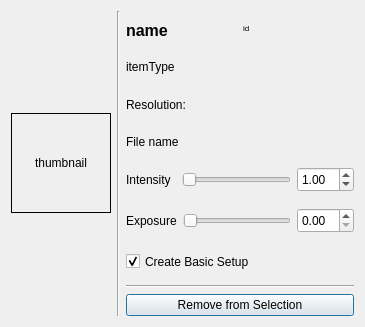
<?xml version="1.0" encoding="UTF-8"?>
<ui version="4.0">
 <class>Dialog</class>
 <widget class="QDialog" name="Dialog">
  <property name="geometry">
   <rect>
    <x>0</x>
    <y>0</y>
    <width>365</width>
    <height>327</height>
   </rect>
  </property>
  <property name="windowTitle">
   <string>Dialog</string>
  </property>
  <layout class="QVBoxLayout" name="verticalLayout_2">
   <item>
    <layout class="QHBoxLayout" name="horizontalLayout">
     <item>
      <widget class="QLabel" name="thumbnail">
       <property name="minimumSize">
        <size>
         <width>100</width>
         <height>50</height>
        </size>
       </property>
       <property name="maximumSize">
        <size>
         <width>200</width>
         <height>100</height>
        </size>
       </property>
       <property name="frameShape">
        <enum>QFrame::Box</enum>
       </property>
       <property name="text">
        <string>thumbnail</string>
       </property>
       <property name="alignment">
        <set>Qt::AlignCenter</set>
       </property>
       <property name="margin">
        <number>2</number>
       </property>
      </widget>
     </item>
     <item>
      <widget class="Line" name="line">
       <property name="orientation">
        <enum>Qt::Vertical</enum>
       </property>
      </widget>
     </item>
     <item>
      <layout class="QVBoxLayout" name="verticalLayout">
       <item>
        <layout class="QHBoxLayout" name="horizontalLayout_2">
         <item>
          <widget class="QLabel" name="nameLabel">
           <property name="minimumSize">
            <size>
             <width>100</width>
             <height>35</height>
            </size>
           </property>
           <property name="maximumSize">
            <size>
             <width>16777215</width>
             <height>30</height>
            </size>
           </property>
           <property name="font">
            <font>
             <pointsize>12</pointsize>
             <weight>75</weight>
             <bold>true</bold>
            </font>
           </property>
           <property name="text">
            <string>name</string>
           </property>
          </widget>
         </item>
         <item>
          <widget class="QLabel" name="idLabel">
           <property name="minimumSize">
            <size>
             <width>100</width>
             <height>0</height>
            </size>
           </property>
           <property name="maximumSize">
            <size>
             <width>16777215</width>
             <height>30</height>
            </size>
           </property>
           <property name="font">
            <font>
             <pointsize>6</pointsize>
             <weight>50</weight>
             <bold>false</bold>
            </font>
           </property>
           <property name="text">
            <string>id</string>
           </property>
          </widget>
         </item>
        </layout>
       </item>
       <item>
        <layout class="QHBoxLayout" name="horizontalLayout_8">
         <item>
          <widget class="QLabel" name="itemTypeLabel">
           <property name="text">
            <string>itemType</string>
           </property>
          </widget>
         </item>
         <item>
          <spacer name="horizontalSpacer_3">
           <property name="orientation">
            <enum>Qt::Horizontal</enum>
           </property>
           <property name="sizeHint" stdset="0">
            <size>
             <width>40</width>
             <height>20</height>
            </size>
           </property>
          </spacer>
         </item>
        </layout>
       </item>
       <item>
        <layout class="QHBoxLayout" name="horizontalLayout_3">
         <item>
          <widget class="QLabel" name="label">
           <property name="minimumSize">
            <size>
             <width>50</width>
             <height>35</height>
            </size>
           </property>
           <property name="text">
            <string>Resolution:</string>
           </property>
          </widget>
         </item>
         <item>
          <widget class="QLabel" name="resolutionLabel">
           <property name="minimumSize">
            <size>
             <width>50</width>
             <height>35</height>
            </size>
           </property>
           <property name="text">
            <string>&lt;selection&gt;</string>
           </property>
          </widget>
         </item>
         <item>
          <spacer name="horizontalSpacer">
           <property name="orientation">
            <enum>Qt::Horizontal</enum>
           </property>
           <property name="sizeHint" stdset="0">
            <size>
             <width>40</width>
             <height>20</height>
            </size>
           </property>
          </spacer>
         </item>
        </layout>
       </item>
       <item>
        <layout class="QHBoxLayout" name="horizontalLayout_9">
         <item>
          <widget class="QLabel" name="fileNameLabel">
           <property name="text">
            <string>File name</string>
           </property>
          </widget>
         </item>
         <item>
          <spacer name="horizontalSpacer_4">
           <property name="orientation">
            <enum>Qt::Horizontal</enum>
           </property>
           <property name="sizeHint" stdset="0">
            <size>
             <width>40</width>
             <height>20</height>
            </size>
           </property>
          </spacer>
         </item>
        </layout>
       </item>
       <item>
        <layout class="QHBoxLayout" name="horizontalLayout_5">
         <item>
          <widget class="QLabel" name="label_3">
           <property name="minimumSize">
            <size>
             <width>50</width>
             <height>35</height>
            </size>
           </property>
           <property name="text">
            <string>Intensity</string>
           </property>
          </widget>
         </item>
         <item>
          <widget class="QSlider" name="intensityQSlider">
           <property name="minimumSize">
            <size>
             <width>100</width>
             <height>0</height>
            </size>
           </property>
           <property name="maximum">
            <number>100</number>
           </property>
           <property name="orientation">
            <enum>Qt::Horizontal</enum>
           </property>
          </widget>
         </item>
         <item>
          <widget class="QDoubleSpinBox" name="instensityQSpinBox">
           <property name="minimumSize">
            <size>
             <width>50</width>
             <height>25</height>
            </size>
           </property>
           <property name="singleStep">
            <double>0.100000000000000</double>
           </property>
           <property name="value">
            <double>1.000000000000000</double>
           </property>
          </widget>
         </item>
        </layout>
       </item>
       <item>
        <layout class="QHBoxLayout" name="horizontalLayout_4">
         <item>
          <widget class="QLabel" name="label_4">
           <property name="minimumSize">
            <size>
             <width>50</width>
             <height>35</height>
            </size>
           </property>
           <property name="text">
            <string>Exposure</string>
           </property>
          </widget>
         </item>
         <item>
          <widget class="QSlider" name="exposureQSlider">
           <property name="minimumSize">
            <size>
             <width>100</width>
             <height>0</height>
            </size>
           </property>
           <property name="maximum">
            <number>100</number>
           </property>
           <property name="orientation">
            <enum>Qt::Horizontal</enum>
           </property>
          </widget>
         </item>
         <item>
          <widget class="QDoubleSpinBox" name="exposureQSpinBox">
           <property name="minimumSize">
            <size>
             <width>50</width>
             <height>25</height>
            </size>
           </property>
           <property name="singleStep">
            <double>0.100000000000000</double>
           </property>
          </widget>
         </item>
        </layout>
       </item>
       <item>
        <layout class="QHBoxLayout" name="horizontalLayout_6">
         <item>
          <widget class="QCheckBox" name="checkBox">
           <property name="minimumSize">
            <size>
             <width>120</width>
             <height>35</height>
            </size>
           </property>
           <property name="text">
            <string>Create Basic Setup</string>
           </property>
           <property name="checked">
            <bool>true</bool>
           </property>
          </widget>
         </item>
         <item>
          <spacer name="horizontalSpacer_2">
           <property name="orientation">
            <enum>Qt::Horizontal</enum>
           </property>
           <property name="sizeHint" stdset="0">
            <size>
             <width>40</width>
             <height>20</height>
            </size>
           </property>
          </spacer>
         </item>
        </layout>
       </item>
       <item>
        <widget class="Line" name="line_2">
         <property name="orientation">
          <enum>Qt::Horizontal</enum>
         </property>
        </widget>
       </item>
       <item>
        <layout class="QHBoxLayout" name="horizontalLayout_7">
         <item>
          <widget class="QPushButton" name="removeButton">
           <property name="text">
            <string>Remove from Selection</string>
           </property>
          </widget>
         </item>
        </layout>
       </item>
      </layout>
     </item>
    </layout>
   </item>
  </layout>
 </widget>
 <resources/>
 <connections/>
</ui>
